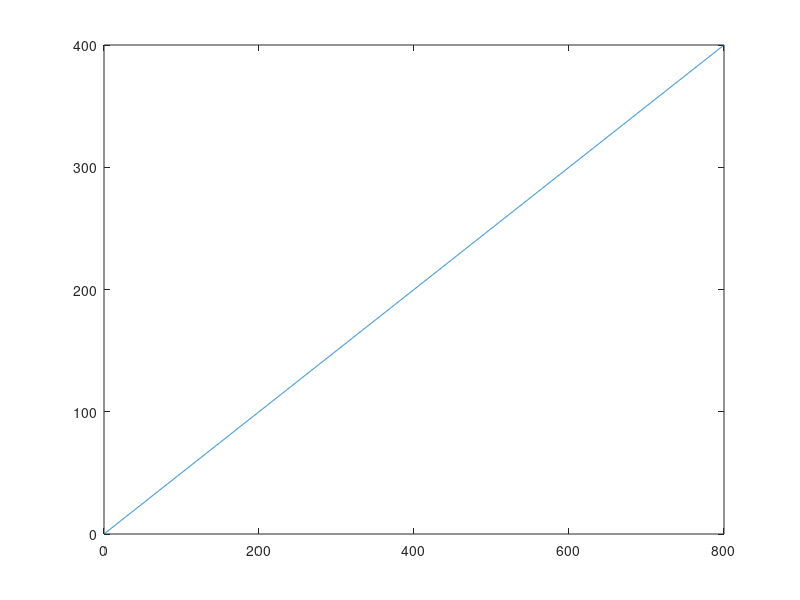

This chart was generated by the following MATLAB code: (Note: this script raises an error after producing the figure.)
%%%%%%%%%%%
%Ejercicio 1 Seccion Ley de ohm
disp("Ejercicio 1\n")
R=6
I=2.5
V=I*R

%ejercicio 13
disp("Ejercicio 13\n")
V=120
I=9.5
R=V/I

%ejercicio 1, Trazado de la ley de ohm
v=0:0.1:30
r1=100
r2=0.5
i1=v/r1;
i2=v/r2;
%plot(v,i1)
%hold on
%plot(v,i2)
%ejercicio 1, seccion Potencia
disp("Ejercicio 1. Potencia\n")
E=420 %Julios 
t=7 %minutos
t=t*60 %segundos

P=E/t

%ejercicio 37, seccion Potencia
V=120%Volts
I=100%amperes
P=V*I

p1=5*(745.7) %motor de 5 hp
p2=3000
p3=2400
p4=1000
Pr=P-(p1+p2+p3+p4)
if Pr>0
  disp("Sin peligro")
 else
  disp("Se te va a caer la linea de luz u.u")
end
%------------------------
%---------Tarea----------
%%%----S: Ley de Ohm----%%%
disp("Ejercicio 3")
I=1.5%mA
V=6%V
R=V/I %micro Ohms

disp("Ejercico 5")
R=0.02 %MOhms
I=3.6 %microA
V=I*R%V

disp("Ejercico 7")
I=2.2%A
V=120%V
R=V/I

disp("Ejercicio 9")
I=4.2%A
V=120%V
R=V/I

disp("Ejercicio 11");
I=20 %microA
V=24 %mV
R=V/I %kOhms

%%%-S: Trazado de la Ley de Ohm-%%%
disp("Ejercicio 15") %?????????????????????????????????
v1=0:0.1:10;
v2=10:0.1:20;
r1=20;
r2=2;
i1=v1/r1;
i2=v2/r2;
%%plot(v1,i1)
%hold on
%plot(v2,i2)

disp("Ejercicio 17")
r=2; %kOhms
i=0:0.1:400; %mA
v=i*r;
plot(v,i)

%%%----S: Potencia----%%%
disp("Ejercicio 21")
W=2
t=8%h
%a)
P=2*8*3600
%b)
kw=2/(8*1000)

disp("Ejercicio 23")
I=2%A
V=3%V
E=12%J
t=E/(I*V)%s?????

disp("Ejercicio 25")
r=4%Ohms
I=7%mA
V=I*R
P=I*V

disp("Ejercicio 27")
r=4%Ohms
P=64%W
I=sqrt(P/r)

disp("Ejercicio 29")
r=2.2%kOhms
E=42 %mW
%%%%%%%%%%%%%VVVVVVVV??????????

disp("Ejercicio 31")


disp("Ejercicio 33")
V=3%V
E=0.4%mW
%a)
I=E/V %mA
%b)
Aph=(I/100)/500%A/h

disp("Ejercicio 35")
r=100;%Ohms
I=0:0.1:100;
w=I*I*r;%%????????????????????????????????????????
